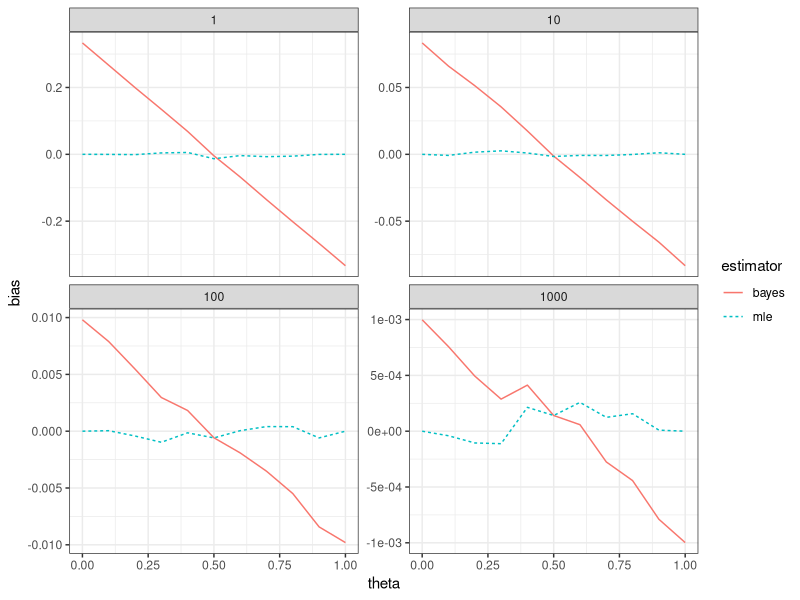
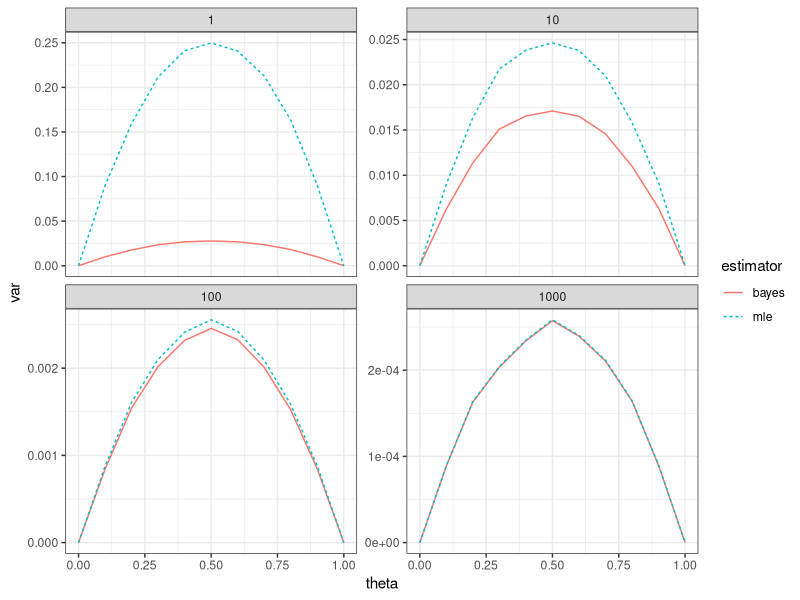
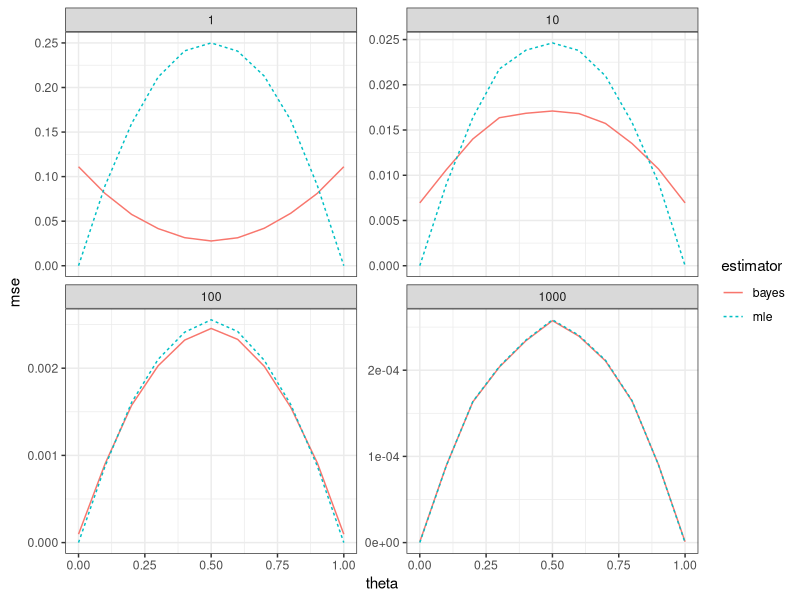
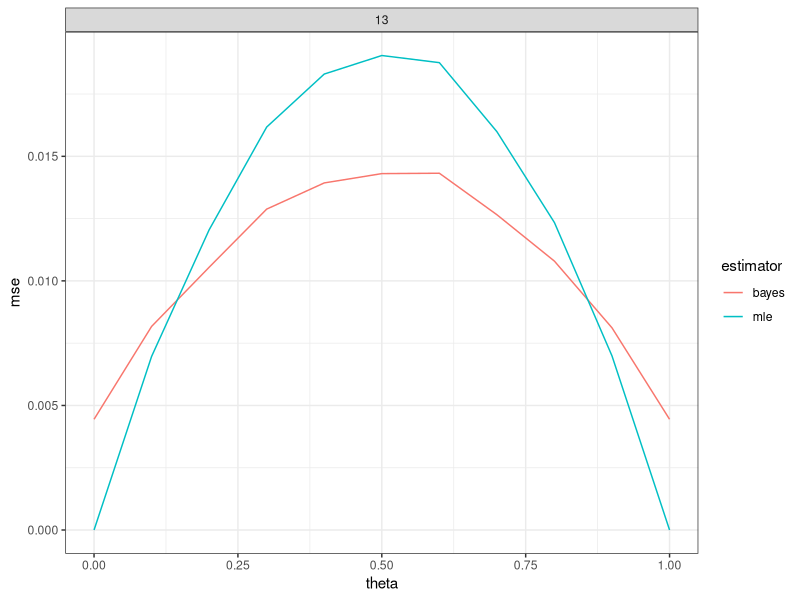
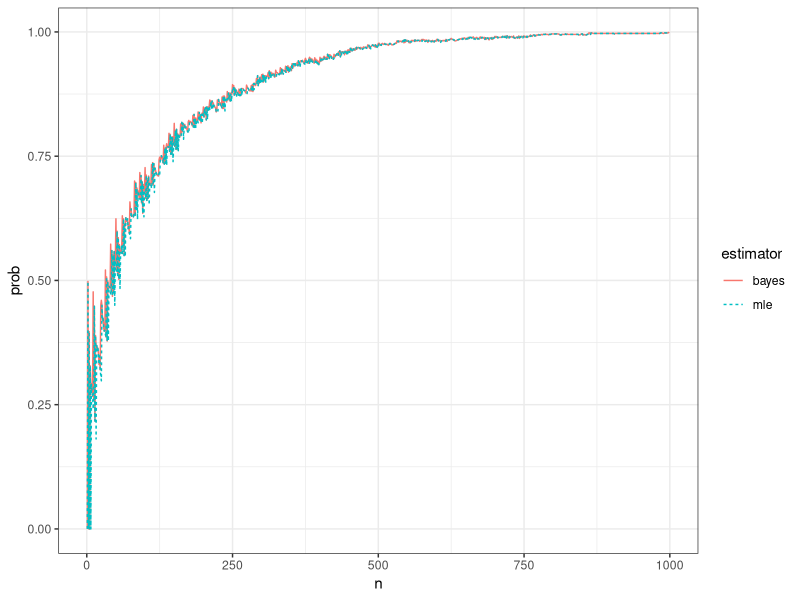
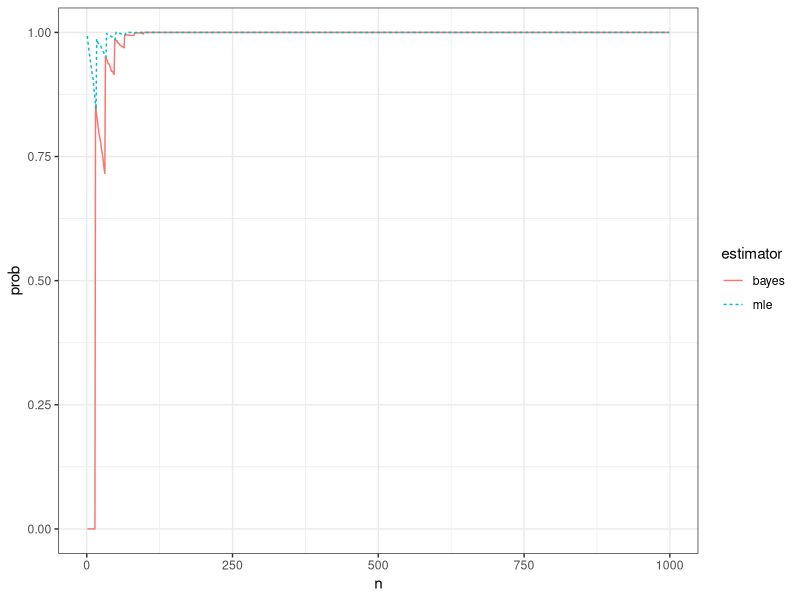
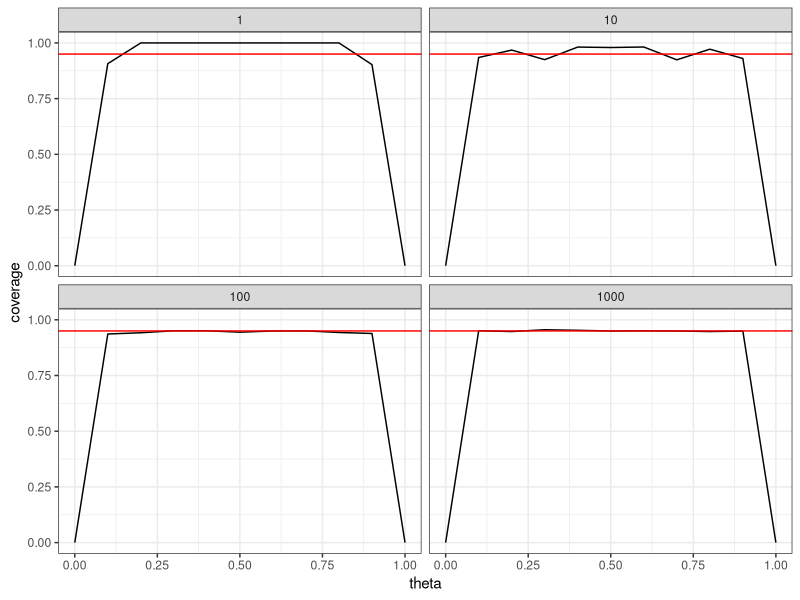
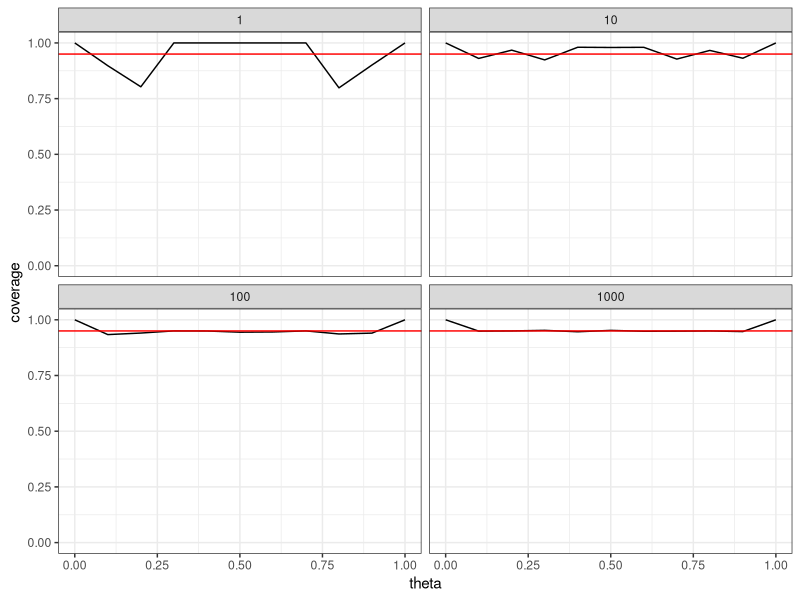

Source code (R) for these figures, in order:
## ---- chunk 1
library("tidyverse")
## ---- chunk 2
set.seed(20190219)
## ---- chunk 3
n <- 22
y <- 15
(mle <- y/n)
## ---- chunk 4
a <- b <- 1
(bayes <- (a+y)/(a+b+n))
## ---- chunk 5
qbeta(c(.025,.975), a+y, b+n-y)
## ---- chunk 6
n <- 222
y <- 135
(mle <- y/n)
(bayes <- (a+y)/(a+b+n))
qbeta(c(.05,.95), a+y, b+n-y) 
## ---- chunk 7
# Biomial model with
# n attempts and probability of success theta
n      <- 10
theta  <- 0.5

# Storage for estimators
n_reps <- 1e4
mle    <- numeric(n_reps)
bayes  <- numeric(n_reps)

# Simulate n_reps binomial random variables
# compute MLE and Bayes estimators
for (i in 1:n_reps) {
  y        <- rbinom(1, size = n, prob = theta)
  mle[i]   <- y/n
  bayes[i] <- (a + y) / (a + b + n)
}


mean(mle)  - theta # estimate of MLE bias
mean(bayes)- theta # estimate of Bayes bias
## ---- chunk 8
# Binomial bias with Monte Carlo uncertainty
mean(mle  ) + c(-1, 1) * qnorm(.975) * sd(mle  ) / sqrt(length(mle  )) - theta
mean(bayes) + c(-1, 1) * qnorm(.975) * sd(bayes) / sqrt(length(bayes)) - theta
## ---- chunk 9
# Succinct binomial Monte Carlo study
y     <- rbinom(n_reps, size = n, prob = theta)
mle   <- y / n
bayes <- (a + y) / (a + b + n)

# Calculate bias with Monte Carlo uncertainty
mean(mle  ) + c(-1, 1) *qnorm(.975) * sd(mle  ) / sqrt(length(mle  )) - theta
mean(bayes) + c(-1, 1) *qnorm(.975) * sd(bayes) / sqrt(length(bayes)) - theta
## ---- chunk 10
# Adjust n and theta
n     <- 5
theta <- 0.2

# Simulate binomials and calculate estimators
y     <- rbinom(n_reps, size = n, prob = theta)
mle   <- y/n
bayes <- (a+y)/(a+b+n)

# Calculate bias with Monte Carlo uncertainty
mean(mle  ) + c(-1, 1) * qnorm(.975) * sd(mle  ) / sqrt(length(mle  )) - theta
mean(bayes) + c(-1, 1) * qnorm(.975) * sd(bayes) / sqrt(length(bayes)) - theta
## ---- chunk 11
# Perform the bias calculation for different combinations
# of n and theta
settings <- expand.grid(n     = 10^(0:3),
                        theta = seq(0, 1, by = 0.1))
## ---- chunk 12
# A function to estimate the bias based on a data.frame x
# that contains a single row with two columns: n and theta
sim_function <- function(x) {
  y     <- rbinom(1e4, size = x$n, prob = x$theta)
  mle   <- y / x$n
  bayes <- (a + y) / (a + b + x$n)
  
  d <- data.frame(
    estimator = c("mle", "bayes"),
    bias      = c(mean(mle), mean(bayes)) - x$theta,
    var       = c(var( mle), var( bayes)))
  
  # d$se    <- sqrt(d$var / x$n)
  # d$lower <- d$bias-qnorm(.975)*d$se
  # d$upper <- d$bias+qnorm(.975)*d$se
  
  return(d)
}
## ---- chunk 13
# Run the simulation study
sim_study <- settings |>
  group_by(n, theta) |> # for each combination of n and theta
  do(sim_function(.))
## ---- chunk 14
# Plot estimated bias from the simulation study
ggplot(sim_study, 
       aes(
         x        = theta, 
         y        = bias,         # plotting bias
         color    = estimator,
         linetype = estimator)) +
  geom_line() +
  facet_wrap(~n, scales = "free_y") + 
  theme_bw()
## ---- chunk 15
# Plot estimated bias from the simulation study
ggplot(sim_study, 
       aes(
        x        = theta, 
        y        = var,          # plotting variance
        color    = estimator,
        linetype = estimator)) +
  geom_line() +
  facet_wrap(~n, scales = "free_y") + 
  theme_bw()
## ---- chunk 16
# Plot estimated mse from the simulation study
sim_study$mse <- sim_study$var + sim_study$bias^2

ggplot(sim_study, 
       aes(
        x        = theta, 
        y        = mse,          # plotting MSE
        color    = estimator,
        linetype = estimator)) +
  geom_line() +
  facet_wrap(~n, scales = "free_y") + 
  theme_bw()
## ---- chunk 17
settings <- expand.grid(n = 13,
                        theta = seq(0,1,by=0.1))

sim_study <- settings |> 
  group_by(n, theta) |>
  do(sim_function(.))

sim_study$mse <- sim_study$var + sim_study$bias^2

ggplot(sim_study, aes(x=theta, y=mse, color=estimator)) +
  geom_line() +
  facet_wrap(~n) + # This line isn't necessary
  theme_bw()
## ---- chunk 18
theta <- 0.51
n_max <- 999

sim_function <- function(d) {
  # Simulate binomials
  x <- rbinom(n_max, size = 1, prob = theta)
  
  # Storage structure for estimators
  mle <- bayes <- numeric(n_max)
  
  # Compute estimators for all from 1 to n_max
  for (n in 1:n_max) {
    y        <- sum(x[1:n])
    mle[n]   <- y / n
    bayes[n] <- (a + y) / (a + b + n)
  }
  
  # Record results
  data.frame(n     = 1:n_max,
             mle   = mle,
             bayes = bayes)
}

# Repeat 1000 times
d <- data.frame(rep=1:1e3) |>
  group_by(rep) |>
  do(sim_function(.))

# Calculate probability
epsilon <- 0.05 # feel free to change this
sum <- d |> 
  gather(estimator, estimate, mle, bayes) |>
  group_by(n, estimator) |>
  summarize(prob = mean(abs(estimate - theta) < epsilon))
## ---- chunk 19
ggplot(sum, 
       aes(
        x        = n, 
        y        = prob, 
        color    = estimator, 
        linetype = estimator)) + 
  geom_line() +
  theme_bw() 
## ---- chunk 20
theta = 0.01

d <- data.frame(rep=1:1e3) |>
  group_by(rep) |>
  do(sim_function(.))

sum <- d |> 
  gather(estimator, estimate, mle, bayes) |>
  group_by(n, estimator) |>
  summarize(prob = mean(abs(estimate - theta) < epsilon))

ggplot(sum, aes(x = n, y = prob, color = estimator, linetype = estimator)) + 
  geom_line() +
  theme_bw()
## ---- chunk 21
# Binomial parameters
n     <- 100
theta <- 0.5

# Simulate binomial random variables
n_reps <- 1e4
y      <- rbinom(n_reps, size = n, prob = theta)

# Calculate all endpoints
lower <- qbeta(.025, a + y, b + n - y)
upper <- qbeta(.975, a + y, b + n - y)

# Calculate coverage
mean( lower <= theta & theta <= upper )
## ---- chunk 22
# Monte Carlo uncertainty
p <- mean( lower <= theta & theta <= upper)

p + c(-1, 1) * qnorm(.975) * sqrt(p * (1 - p) / n_reps)
## ---- chunk 23
n     <- 10
theta <- 0.2

n_reps <- 1e4
y <- rbinom(n_reps, size = n, prob = theta)

lower <- qbeta(.025, a + y, b + n - y)
upper <- qbeta(.975, a + y, b + n - y)

(p <- mean( lower <= theta & theta <= upper))

p + c(-1, 1) * qnorm(.975) * sqrt(p * (1 - p)/n_reps)
## ---- chunk 24
# Binomial coverage function
binomial_coverage_function <- function(d) {
  y     <- rbinom(1e4, size = d$n, prob = d$theta)
  
  # Calculate endpoints of credible intervals
  lower <- qbeta(.025, a + y, b + d$n - y)
  upper <- qbeta(.975, a + y, b + d$n - y)
  
  data.frame(coverage = mean( lower <= d$theta & d$theta <= upper))
}

sim_study <- expand.grid(n = 10^(0:3),
                        theta = seq(0,1,by=0.1)) |>
  group_by(n,theta) |>
  do(binomial_coverage_function(.))
## ---- chunk 25
# Binomial coverage plot
ggplot(sim_study, 
       aes(
         x = theta, 
         y = coverage)) +
  geom_line() +
  facet_wrap(~n) + 
  geom_hline(
    yintercept = 0.95, 
    color = "red") +
  ylim(0,1) + 
  theme_bw()
## ---- chunk 26
binomial_coverage_function_fixed <- function(d) {
  n <- d$n
  theta <- d$theta
  y     <- rbinom(1e4, size = n, prob = theta)
  mle   <- y/d$n
  bayes <- (a+y)/(a+b+n)
  
  lower <- qbeta(.025, a+y, b+n-y)
  upper <- qbeta(.975, a+y, b+n-y)
  
  # Fix intervals when y=0
  lower[y==0] <- 0
  upper[y==0] <- qbeta(.95, a+0, b+n)
  
  # Fix intervals when y=n
  upper[y==n] <- 1
  lower[y==n] <- qbeta(.05, a+n, b+0)
  
  data.frame(coverage = mean( lower <= theta & theta <= upper))
}

sim_study <- expand.grid(n = 10^(0:3),
                        theta = seq(0,1,by=0.1)) |>
  group_by(n,theta) |>
  do(binomial_coverage_function_fixed(.))
## ---- chunk 27
ggplot(sim_study, 
       aes(
         x = theta, 
         y = coverage)) +
  geom_line() +
  facet_wrap(~n) + 
  geom_hline(
    yintercept = 0.95, 
    color = "red") +
  ylim(0,1) + 
  theme_bw()
## ---- chunk 28
a <- b <- 0.5

sim_study <- expand.grid(n = 10^(0:3),
                        theta = seq(0,1,by=0.1)) |>
  group_by(n,theta) |>
  do(binomial_coverage_function_fixed(.))

ggplot(sim_study, aes(x=theta, y=coverage)) +
  geom_line() +
  facet_wrap(~n) + 
  geom_hline(yintercept = 0.95, color = "red") +
  ylim(0,1) + 
  theme_bw()
